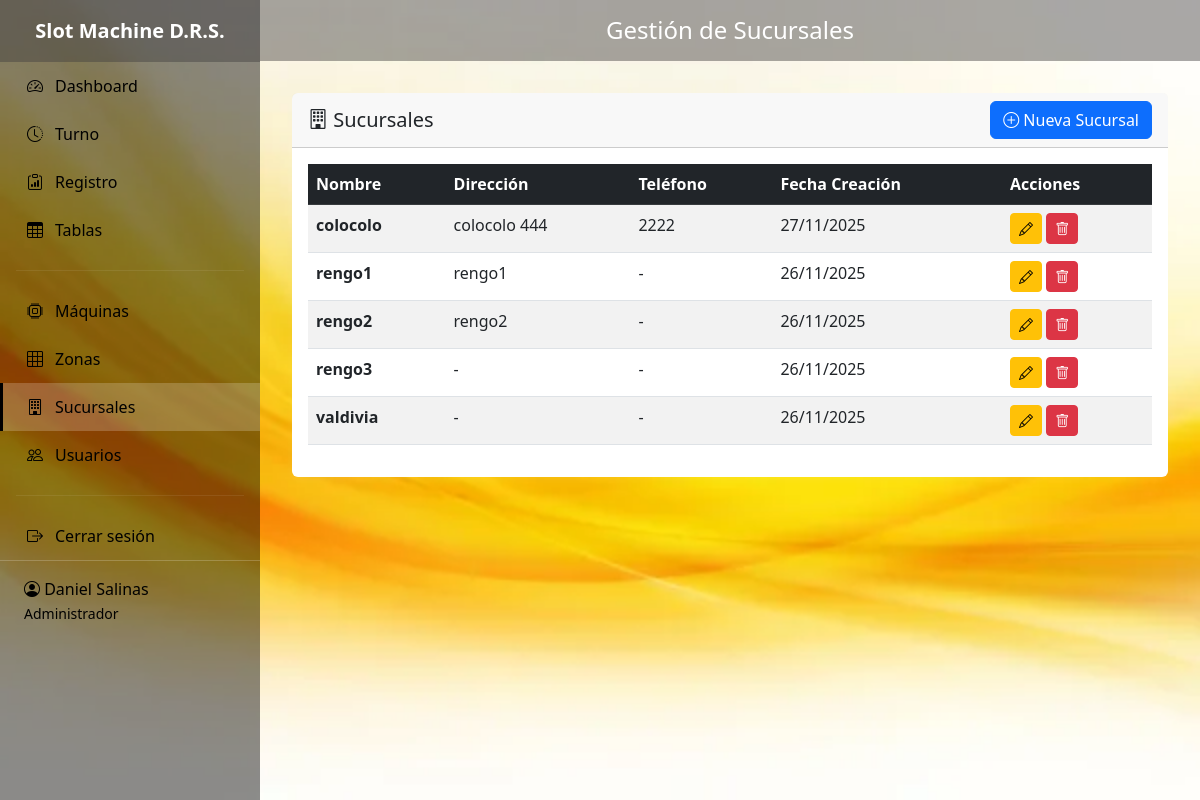
The page /sucursales/ (signed in) on the database its author committed.
### control/models.py (models this page shows, shortened)
class Usuario(AbstractUser):
    ROLE_CHOICES = [
        ('admin', 'Administrador'),
        ('usuario', 'Usuario/Atendedora'),
    ]
    role = models.CharField(
        max_length=20,
        choices=ROLE_CHOICES,
        default='usuario',
        verbose_name='Rol'
    )
    nombre = models.CharField(max_length=150, verbose_name='Nombre Completo')
    class Meta:
        verbose_name = 'Usuario'
        verbose_name_plural = 'Usuarios'

class Sucursal(models.Model):
    nombre = models.CharField(max_length=150, verbose_name='Nombre')
    direccion = models.CharField(max_length=255, blank=True, verbose_name='Dirección')
    telefono = models.CharField(max_length=50, blank=True, verbose_name='Teléfono')
    created_at = models.DateTimeField(auto_now_add=True, verbose_name='Fecha de Creación')
    class Meta:
        verbose_name = 'Sucursal'
        verbose_name_plural = 'Sucursales'
        ordering = ['nombre']

### control/views.py (the view)
# urls.py: path('sucursales/', views.sucursales_list, name='sucursales_list'),
@login_required
@user_passes_test(is_admin)
def sucursales_list(request):
    sucursales = Sucursal.objects.all()
    return render(request, 'sucursales/list.html', {'sucursales': sucursales})

### control/views.py (called while the page is built)
def is_admin(user):
    return user.is_authenticated and user.role == 'admin'

### templates/sucursales/list.html (shortened to what this page needs)
{% extends 'base.html' %}
{% block page_title %}Gestión de Sucursales{% endblock %}
{% block content %}
<div class="card">
    <div class="card-header">
        <div class="d-flex justify-content-between align-items-center">
            <h5 class="mb-0"><i class="bi bi-building"></i> Sucursales</h5>
            <a href="{% url 'control:sucursal_create' %}" class="btn btn-primary">
                <i class="bi bi-plus-circle"></i> Nueva Sucursal
            </a>
        </div>
    </div>
    <div class="card-body">
        <div class="table-responsive">
            <table class="table table-striped table-hover">
                <thead class="table-dark">
                    <tr>
                        <th>Nombre</th>
                        <th>Dirección</th>
                        <th>Teléfono</th>
                        <th>Fecha Creación</th>
                        <th width="150">Acciones</th>
                    </tr>
                </thead>
                <tbody>
                    {% for sucursal in sucursales %}
                        <tr>
                            <td><strong>{{ sucursal.nombre }}</strong></td>
                            <td>{{ sucursal.direccion|default:"-" }}</td>
                            <td>{{ sucursal.telefono|default:"-" }}</td>
                            <td>{{ sucursal.created_at|date:"d/m/Y" }}</td>
                            <td>
                                <a href="{% url 'control:sucursal_edit' sucursal.pk %}" class="btn btn-sm btn-warning">
                                    <i class="bi bi-pencil"></i>
                                </a>
                                <a href="{% url 'control:sucursal_delete' sucursal.pk %}" class="btn btn-sm btn-danger">
                                    <i class="bi bi-trash"></i>
                                </a>
                            </td>
                        </tr>
                    {% empty %}
                        <tr>
                            <td colspan="5" class="text-center text-muted">No hay sucursales registradas</td>
                        </tr>
                    {% endfor %}
                </tbody>
            </table>
        </div>
    </div>
</div>
{% endblock %}

### templates/base.html (shortened to what this page needs)
{% load static %}
<!DOCTYPE html>
<html lang="es">
<head>
    <link href="https://cdn.jsdelivr.net/npm/bootstrap@5.3.0/dist/css/bootstrap.min.css" rel="stylesheet">
    <link rel="stylesheet" href="https://cdn.jsdelivr.net/npm/bootstrap-icons@1.11.0/font/bootstrap-icons.css">
    <link rel="stylesheet" href="{% static 'css/custom.css' %}">
</head>
<body>
{% if user.is_authenticated %}
    <aside class="sidebar">
        <div class="sidebar-brand">
            Slot Machine D.R.S.
        </div>
        <ul class="sidebar-nav nav flex-column">
            {% if user.role == 'admin' %}
            <li class="nav-item">
                <a class="nav-link {% if request.resolver_match.url_name == 'dashboard' %}active{% endif %}"
                   href="{% url 'control:dashboard' %}">
                    <i class="bi bi-speedometer2"></i> Dashboard
                </a>
            </li>
            {% endif %}
            <li class="nav-item">
                <a class="nav-link {% if request.resolver_match.url_name == 'turno' %}active{% endif %}"
                   href="{% url 'control:turno' %}">
                    <i class="bi bi-clock-history"></i> Turno
                </a>
            </li>
            <li class="nav-item">
                <a class="nav-link {% if request.resolver_match.url_name == 'registro' %}active{% endif %}"
                   href="{% url 'control:registro' %}">
                    <i class="bi bi-clipboard-data"></i> Registro
                </a>
            </li>
            <li class="nav-item">
                <a class="nav-link {% if request.resolver_match.url_name == 'tablas' %}active{% endif %}"
                   href="{% url 'control:tablas' %}">
                    <i class="bi bi-table"></i> Tablas
                </a>
            </li>
            {% if user.role == 'admin' %}
                <hr class="mx-3" style="border-color: rgba(255,255,255,0.3);">
                <li class="nav-item">
                    <a class="nav-link {% if 'maquinas' in request.path %}active{% endif %}"
                       href="{% url 'control:maquinas_list' %}">
                        <i class="bi bi-cpu"></i> Máquinas
                    </a>
                </li>
                <li class="nav-item">
                    <a class="nav-link {% if 'zonas' in request.path %}active{% endif %}"
                       href="{% url 'control:zonas_list' %}">
                        <i class="bi bi-grid-3x3"></i> Zonas
                    </a>
                </li>
                <li class="nav-item">
                    <a class="nav-link {% if 'sucursales' in request.path %}active{% endif %}"
                       href="{% url 'control:sucursales_list' %}">
                        <i class="bi bi-building"></i> Sucursales
                    </a>
                </li>
                <li class="nav-item">
                    <a class="nav-link {% if 'usuarios' in request.path %}active{% endif %}"
                       href="{% url 'control:usuarios_list' %}">
                        <i class="bi bi-people"></i> Usuarios
                    </a>
                </li>
            {% endif %}
            <hr class="mx-3" style="border-color: rgba(255,255,255,0.3);">
            <li class="nav-item">
                <a class="nav-link" href="{% url 'control:logout' %}">
                    <i class="bi bi-box-arrow-right"></i> Cerrar sesión
                </a>
            </li>
        </ul>
        <div class="sidebar-user">
            <i class="bi bi-person-circle"></i> {{ user.nombre }} <br>
            <small>{{ user.get_role_display }}</small>
        </div>
    </aside>
    <main class="main-content">
        <div class="top-bar">
            <h4 class="mb-0">{% block page_title %}Sistema de Control{% endblock %}</h4>
        </div>
        <div class="content-area">
            {% block content %}{% endblock %}
        </div>
    </main>
{% else %}
    {% block login_content %}{% endblock %}
{% endif %}
</body>
</html>

### static/img/custom.css (style rules this page uses)
.sidebar { position: relative; height: 100vh; background-image: url("../img/sidebar_bg.jpg"); background-size: cover; background-position: center; background-repeat: no-repeat; background-attachment: fixed; }
.sidebar::before { content: ""; position: absolute; top: 0; left: 0; width: 100%; height: 100%; background: rgba(0, 0, 0, 0.55); z-index: 0; }
.sidebar * { position: relative; z-index: 1; }

### rows shown on the page
Usuario: nombre "Daniel Salinas", role "Administrador"
Sucursal: nombre "colocolo", direccion "colocolo 444", telefono "2222", created_at "27/11/2025"
Sucursal: nombre "rengo1", direccion "rengo1", telefono "-", created_at "26/11/2025"
Sucursal: nombre "rengo2", direccion "rengo2", telefono "-", created_at "26/11/2025"
Sucursal: nombre "rengo3", direccion "-", telefono "-", created_at "26/11/2025"
Sucursal: nombre "valdivia", direccion "-", telefono "-", created_at "26/11/2025"
